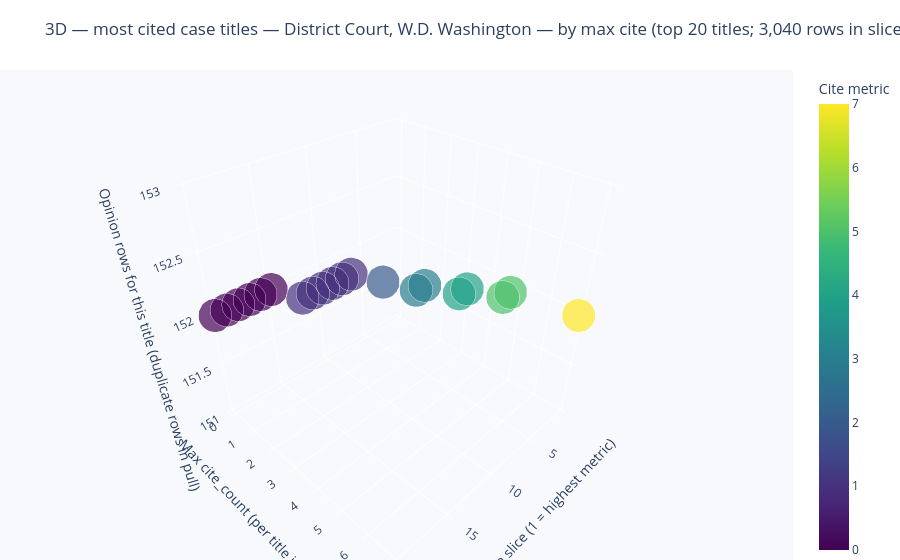

Source (notebook cell):
### Markdown cell above
### Question 2 — Most cited judgments (W.D. Wash.)

Top case titles in the federal district by max `cite_count` in this pull.

### Code cell
fig_q2 = charts.fig_q2_scatter3d_jurisdiction(df, court_id="wawd", top_n=45, rank_mode="max")
fig_q2.show(config=charts.GRAPH_CONFIG)

### Figure 1 — Plotly figure (JSON) as saved in the notebook; plotly's stock layout.template omitted (floating-point values rounded to 4 significant figures)
{"data": [{"customdata": [["O'Connor v. Berryhill", "wawd"], ["Hoober v. Movement Mortg., LLC", "wawd"], ["Pengbo Xiao v. Feast Buffet, Inc.", "wawd"], ["Galvez v. Cuccinelli", "wawd"], ["Mass. Bay Ins. Co. v. Walflor Indus., Inc.", "wawd"], ["Animal Legal Def. Fund v. Olympic Game Farm, Inc.", "wawd"], ["Gallupe v. Sedgwick Claims Mgmt. Servs. Inc.", "wawd"], ["Beane v. RPW Legal Servs., PLLC", "wawd"], ["State v. Franciscan Health Sys.", "wawd"], ["Perfect Co. v. Adaptics Ltd.", "wawd"], ["Mitchell v. Atkins", "wawd"], ["Ken M. ex rel. Berry M. v. Berryhill", "wawd"], ["Calderon-Rodriguez v. Wilcox", "wawd"], ["United Statesi Ins. Servs. Nat'l, Inc. v. Ogden", "wawd"], ["Marine Carpenters Pension Fund v. Puglia Marine, LLC", "wawd"], ["Padilla v. U.S. Immigration & Customs Enforcement", "wawd"], ["Friends Earth v. U.S. Army Corps of Eng'rs", "wawd"], ["Ruffino v. City of Puyallup", "wawd"], ["Simmons v. Safeway, Inc.", "wawd"], ["Tidewater Holdings, Inc. v. Westchester Fire Ins. Co.", "wawd"]], "hovertemplate": "<b>%{hovertext}</b><br><br>rank_1based=%{x}<br>cite_value=%{marker.color:.3f}<br>opinion_rows=%{marker.size}<br>court_id=%{customdata[1]}<extra></extra>", "hovertext": ["O'Connor v. Berryhill", "Hoober v. Movement Mortg., LLC", "Pengbo Xiao v. Feast Buffet, Inc.", "Galvez v. Cuccinelli", "Mass. Bay Ins. Co. v. Walflor Indus., Inc.", "Animal Legal Def. Fund v. Olympic Game Farm, Inc.", "Gallupe v. Sedgwick Claims Mgmt. Servs. Inc.", "Beane v. RPW Legal Servs., PLLC", "State v. Franciscan Health Sys.", "Perfect Co. v. Adaptics Ltd.", "Mitchell v. Atkins", "Ken M. ex rel. Berry M. v. Berryhill", "Calderon-Rodriguez v. Wilcox", "United Statesi Ins. Servs. Nat'l, Inc. v. Ogden", "Marine Carpenters Pension Fund v. Puglia Marine, LLC", "Padilla v. U.S. Immigration & Customs Enforcement", "Friends Earth v. U.S. Army Corps of Eng'rs", "Ruffino v. City of Puyallup", "Simmons v. Safeway, Inc.", "Tidewater Holdings, Inc. v. Westchester Fire Ins. Co."], "legendgroup": "", "marker": {"color": [7, 5, 5, 4, 4, 3, 3, 2, 1, 1, 1, 1, 1, 1, 0, 0, 0, 0, 0, 0], "coloraxis": "coloraxis", "size": [152, 152, 152, 152, 152, 152, 152, 152, 152, 152, 152, 152, 152, 152, 152, 152, 152, 152, 152, 152], "sizemode": "area", "sizeref": 0.05025, "symbol": "circle"}, "mode": "markers", "name": "", "scene": "scene", "showlegend": false, "type": "scatter3d", "x": [1, 2, 3, 4, 5, 6, 7, 8, 9, 10, 11, 12, 13, 14, 15, 16, 17, 18, 19, 20], "y": [7, 5, 5, 4, 4, 3, 3, 2, 1, 1, 1, 1, 1, 1, 0, 0, 0, 0, 0, 0], "z": [152, 152, 152, 152, 152, 152, 152, 152, 152, 152, 152, 152, 152, 152, 152, 152, 152, 152, 152, 152]}], "layout": {"coloraxis": {"colorbar": {"title": {"text": "Cite metric"}}, "colorscale": [[0.0, "#440154"], [0.1111, "#482878"], [0.2222, "#3e4989"], [0.3333, "#31688e"], [0.4444, "#26828e"], [0.5556, "#1f9e89"], [0.6667, "#35b779"], [0.7778, "#6ece58"], [0.8889, "#b5de2b"], [1.0, "#fde725"]]}, "legend": {"itemsizing": "constant", "tracegroupgap": 0}, "margin": {"b": 0, "l": 0, "r": 0, "t": 70}, "scene": {"bgcolor": "rgb(248,249,252)", "domain": {"x": [0.0, 1.0], "y": [0.0, 1.0]}, "xaxis": {"backgroundcolor": "rgb(248,249,252)", "title": {"text": "Rank in slice (1 = highest metric)"}}, "yaxis": {"backgroundcolor": "rgb(248,249,252)", "title": {"text": "Max cite_count (per title in pull)"}}, "zaxis": {"backgroundcolor": "rgb(248,249,252)", "title": {"text": "Opinion rows for this title (duplicate rows in pull)"}}}, "title": {"text": "3D — most cited case titles — District Court, W.D. Washington — by max cite (top 20 titles; 3,040 rows in slice; 39,040 in CSV)"}}}
